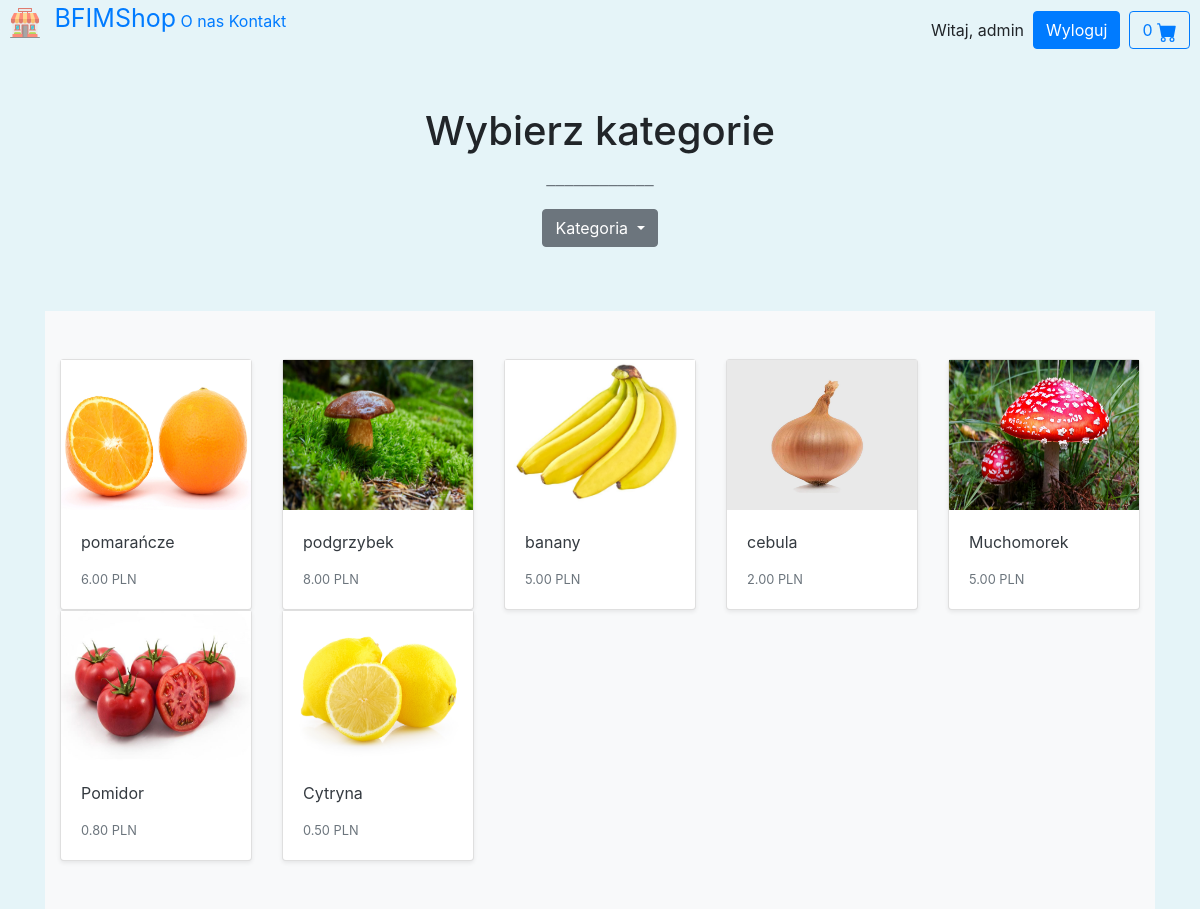
Screenshot of / (signed in) with the database file from the repository.
### store/models.py (models this page shows, shortened)
class Product(models.Model):
    category = models.ForeignKey(Category, related_name='product', on_delete=models.CASCADE)
    created_by = models.ForeignKey(User, on_delete=models.CASCADE, related_name='product_creator')
    title = models.CharField(max_length=255)
    author = models.CharField(max_length=255, default='admin')
    description = models.TextField(blank=True)
    image = models.ImageField(upload_to='images/', default='images/default.jpg')
    slug = models.SlugField(max_length=255)
    price = models.DecimalField(max_digits=4, decimal_places=2)
    in_stock = models.BooleanField(default=True)
    is_active = models.BooleanField(default=True)
    created = models.DateTimeField(auto_now_add=True)
    updated = models.DateTimeField(auto_now=True)
    objects = models.Manager()
    products = ProductManager()
    class Meta:
        verbose_name_plural = 'Products'
        ordering = ('-created',)
    def get_absolute_url(self):
        return reverse('store:product_detail', args=[self.slug])

### store/views.py (the view)
# urls.py: path('', views.product_all, name='product_all'),
def product_all(request):
    products = Product.products.all()
    return render(request, 'store/home.html', {'products': products})

### basket/basket.py (called while the page is built)
    def __len__(self):
        return sum(item['qty'] for item in self.basket.values())

### basket/context_processors.py (called while the page is built)
def basket(request):
    return {'basket': Basket(request)}

### store/context_processors.py (called while the page is built)
def categories(request):
    return {
        'categories': Category.objects.all()
    }

### store/models.py (called while the page is built)
    def get_queryset(self):
        return super(ProductManager, self).get_queryset().filter(is_active=True)

    def get_absolute_url(self):
        return reverse('store:category_list', args=[self.slug])

### store/templates/store/home.html (shortened to what this page needs)
{% extends './main.html' %}
{% load static %}
{% block content %}
<main>
  <div class="container">
    <section class="py-5 text-center container">
      <div class="row py-lg-3">
        <div class="col-lg-6 col-md-8 mx-auto">
          <h1 class="h1 fw-bold">Wybierz kategorie</h1>
          <p class="lead text-muted">____________</p>
          <div class="bd-example">
            <div class="dropdown">
              <button class="btn btn-secondary dropdown-toggle" type="button" id="dropdownMenuButton" data-toggle="dropdown" aria-haspopup="true" aria-expanded="false">
                Kategoria
              </button>
            </div>
          </div>
        </div>
      </div>
    </section>
    <div class="album py-5 bg-light">
      <div class="container">
        <div class="row row-cols-1 row-cols-sm-2 row-cols-md-5 g-3">
          {% for product in products %}
          <div class="col">
            <div class="card shadow-sm">
              <img class="img-fluid" alt="Responsive image" src="{{ product.image.url }}" style="height: 150px; width:300px;">
              <div class="card-body">
                <p class="card-text">
                  <a class="text-dark text-decoration-none" href="{{ product.get_absolute_url }}">{{ product.title }}</a>
                </p>
                <div class="d-flex justify-content-between align-items-center">
                  <small class="text-muted">{{ product.price }} PLN</small>
                </div>
              </div>
            </div>
          </div>
          {% endfor %}
        </div>
      </div>
    </div>
  </div>
</main>
{% endblock %}

### store/templates/store/main.html (shortened to what this page needs)
<!DOCTYPE html>
{% load static %}
<html>
<head>
	<link rel="stylesheet" href="https://stackpath.bootstrapcdn.com/bootstrap/4.4.1/css/bootstrap.min.css"
>
</head>
<body>
	<header>
		<nav class="navbar-light color-brand">
							<a class="brand-color" style="font-size: 25px; padding-left:10px; padding-top:5px" href="\">BFIMShop</a>
							<a href="{% url "store:about" %}">O nas </a>
							<a href="{% url "store:contact" %}">Kontakt </a>
							<div class="form-inline float-right" style="padding-top:10px; padding-right: 10px;"">
					{% if request.user.is_authenticated %}
					<span>Witaj, {{request.user}}</span>
					<p>&nbsp&nbsp</p>
					<a href="{% url "logout" %}" class="btn btn-primary">Wyloguj</a>
					{% else %}
					<a href="{% url "login" %}" class="btn btn-primary">Logowanie</a>
					<p>&nbsp&nbsp</p>
					<a href="{% url "register" %}" class="btn btn-primary">Rejestracja</a>
					{% endif %}
					<p>&nbsp&nbsp</p>
					{% if request.user.is_authenticated %}
					<a type="button" role="button" href="{% url "basket:basket_summary" %}"
						class="btn btn-outline-primary">
						{% with total_qty=basket|length %}
						<div id="basket_qty" class="d-inline-flex">
							{% if total_qty > 0 %}
							{{ total_qty }}
							{% else %}
							0
							{% endif %}
						</div>
						{% endwith %}
					</a>
					{% endif %}
				</div>
		</nav>
	</header>
	<div id="content">{% block content %} {% endblock %}</div>
</body>
</html>

### store/templates/store/main.html (style rules this page uses)
body { background: rgb(229, 244, 248) !important; }

### store/templates/store/home.html (style rules this page uses)
body { background: rgb(229, 244, 248) !important; }

### rows the page displays
Product: image (picture), title "pomarańcze", price "6.00"
Product: image (picture), title "podgrzybek", price "8.00"
Product: image (picture), title "banany", price "5.00"
Product: image (picture), title "cebula", price "2.00"
Product: image (picture), title "Muchomorek", price "5.00"
Product: image (picture), title "Pomidor", price "0.80"
Product: image (picture), title "Cytryna", price "0.50"

### other values shown
{{ request.user }} "admin"
